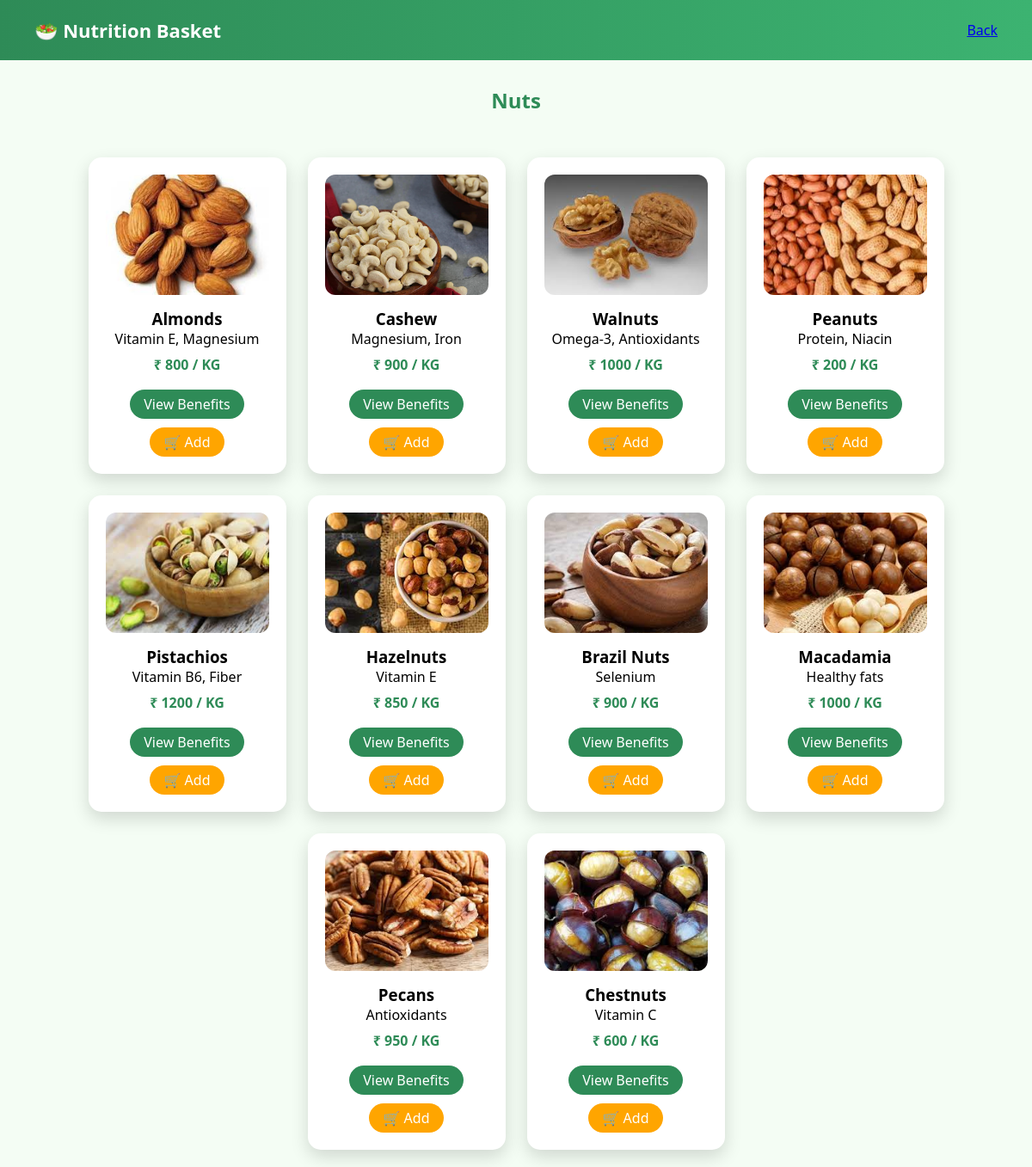
The page /nuts (signed in) on the database its author committed.
### tables this page shows
CREATE TABLE items(
        id INTEGER PRIMARY KEY AUTOINCREMENT,
        name TEXT,
        type TEXT,
        calories TEXT,
        vitamins TEXT,
        benefits TEXT
    , image TEXT, price INTEGER);

### app.py (the view)
@app.route("/nuts")
def nuts():
    if "user" not in session:
        return redirect("/login")
    db = get_db()
    cur = db.cursor()
    cur.execute("SELECT * FROM items WHERE type='Nut'")
    nuts = cur.fetchall()
    return render_template("list.html", items=nuts, title="Nuts")

### app.py (called while the page is built)
def get_db():
    return sqlite3.connect("nutrition.db")

### templates/list.html (shortened to what this page needs)
<!DOCTYPE html>
<html>
<head>
  <link rel="stylesheet" href="/static/style.css">
</head>
<body>
<div class="navbar">
  <div class="logo">🥗 Nutrition Basket</div>
  <a href="/dashboard">Back</a>
</div>
<h2 class="page-title">{{ title }}</h2>
<div class="item-grid">
  {% for i in items %}
  <div class="item-card">
    <img src="/{{ i[6] if i[6] else 'static/images/default.jpg' }}"
         class="item-img">
    <h3>{{ i[1] }}</h3>
    <p>{{ i[4] }}</p>
    <p class="price">
  ₹ {{ i[7] if i[7] else "Price Not Available" }}
  {% if i[7] %}
    {% if i[1] in ['Papaya', 'Pineapple', 'Coconut'] %}
      / Piece
    {% elif i[1] in ['Strawberry'] %}
      / Box
    {% elif i[1] in ['Spinach', 'Coriander'] %}
      / Bunch
    {% else %}
      / KG
    {% endif %}
  {% endif %}
</p>
    <a href="/item/{{ i[0] }}" class="view-btn">View Benefits</a>
    <a href="/add-to-cart/{{ i[0] }}" class="add-btn">🛒 Add</a>
  </div>
  {% endfor %}
</div>
</body>
</html>

### static/style.css (style rules this page uses)
* { margin: 0; padding: 0; box-sizing: border-box; font-family: 'Segoe UI', sans-serif; }
body { background: #f4fdf4; }
.navbar { height: 70px; padding: 0 40px; display: flex; justify-content: space-between; align-items: center; background: linear-gradient(90deg, #2e8b57, #3cb371); color: white; }
.logo { font-size: 22px; font-weight: bold; }
.page-title { text-align: center; margin: 30px 0; color: #2e8b57; }
.item-grid { display: flex; justify-content: center; gap: 25px; flex-wrap: wrap; padding: 20px; }
.item-card { background: white; width: 230px; padding: 20px; border-radius: 15px; text-align: center; box-shadow: 0 8px 20px rgba(0,0,0,0.15); }
.view-btn { display: inline-block; margin-top: 10px; padding: 6px 16px; background: #2e8b57; color: white; border-radius: 20px; text-decoration: none; }
.item-img { width: 100%; height: 140px; object-fit: cover; border-radius: 12px; margin-bottom: 10px; }
.price { font-weight: bold; color: #2e8b57; margin: 8px 0; }
.add-btn { display: inline-block; background: orange; color: white; padding: 6px 16px; border-radius: 20px; text-decoration: none; margin-top: 10px; }

### rows shown on the page
items: image (picture), name "Almonds", vitamins "Vitamin E, Magnesium", price "800", shows "/ KG"
items: image (picture), name "Cashew", vitamins "Magnesium, Iron", price "900", shows "/ KG"
items: image (picture), name "Walnuts", vitamins "Omega-3, Antioxidants", price "1000", shows "/ KG"
items: image (picture), name "Peanuts", vitamins "Protein, Niacin", price "200", shows "/ KG"
items: image (picture), name "Pistachios", vitamins "Vitamin B6, Fiber", price "1200", shows "/ KG"
items: image (picture), name "Hazelnuts", vitamins "Vitamin E", price "850", shows "/ KG"
items: image (picture), name "Brazil Nuts", vitamins "Selenium", price "900", shows "/ KG"
items: image (picture), name "Macadamia", vitamins "Healthy fats", price "1000", shows "/ KG"
items: image (picture), name "Pecans", vitamins "Antioxidants", price "950", shows "/ KG"
items: image (picture), name "Chestnuts", vitamins "Vitamin C", price "600", shows "/ KG"

### other values the page prints
{{ title }} "Nuts"
